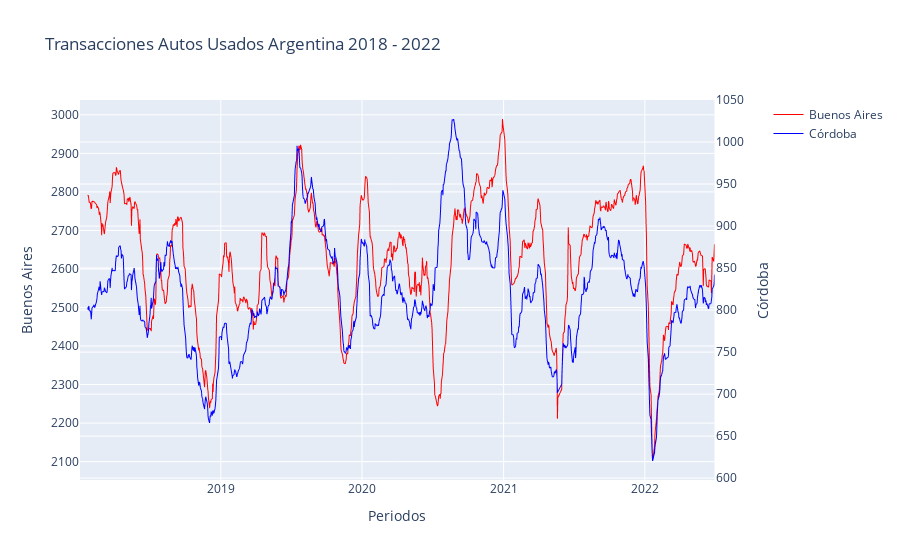

The cell this chart's notebook holds for it:
### Code cell
get_line_plot(df_ts, "tramite_fecha", "Buenos Aires", "Córdoba", "Transacciones Autos Usados Argentina 2018 - 2022", rolling = True, periods = 5*3)

### Figure 1 — Plotly figure (JSON) as saved in the notebook; plotly's stock layout.template omitted (floating-point values rounded to 4 significant figures; data arrays with more than 128 entries replaced by an {"elided": "..."} marker saying what was removed)
{"data": [{"hovertemplate": "tramite_fecha=%{x}<br>Buenos Aires=%{y}<extra></extra>", "legendgroup": "", "line": {"color": "red", "dash": "solid", "width": 1}, "mode": "lines", "name": "Buenos Aires", "showlegend": true, "type": "scattergl", "x": {"elided": "1117 str values"}, "xaxis": "x", "y": {"elided": "1117 float values"}, "yaxis": "y"}, {"hovertemplate": "tramite_fecha=%{x}<br>Córdoba=%{y}<extra></extra>", "legendgroup": "", "line": {"color": "#0000ff", "dash": "solid", "width": 1}, "mode": "lines", "name": "Córdoba", "showlegend": true, "type": "scattergl", "x": {"elided": "1117 str values"}, "xaxis": "x", "y": {"elided": "1117 float values"}, "yaxis": "y2"}], "layout": {"autosize": true, "title": {"text": "Transacciones Autos Usados Argentina 2018 - 2022"}, "xaxis": {"anchor": "y", "autorange": true, "domain": [0, 0.94], "range": ["2018-01-02", "2022-06-30"], "title": {"text": "Periodos"}, "type": "date"}, "yaxis": {"anchor": "x", "autorange": true, "domain": [0, 1], "range": [2052.0, 3039.0], "title": {"text": "Buenos Aires"}, "type": "linear"}, "yaxis2": {"anchor": "x", "autorange": true, "overlaying": "y", "range": [597.8, 1050.0], "side": "right", "title": {"text": "Córdoba"}, "type": "linear"}}}
